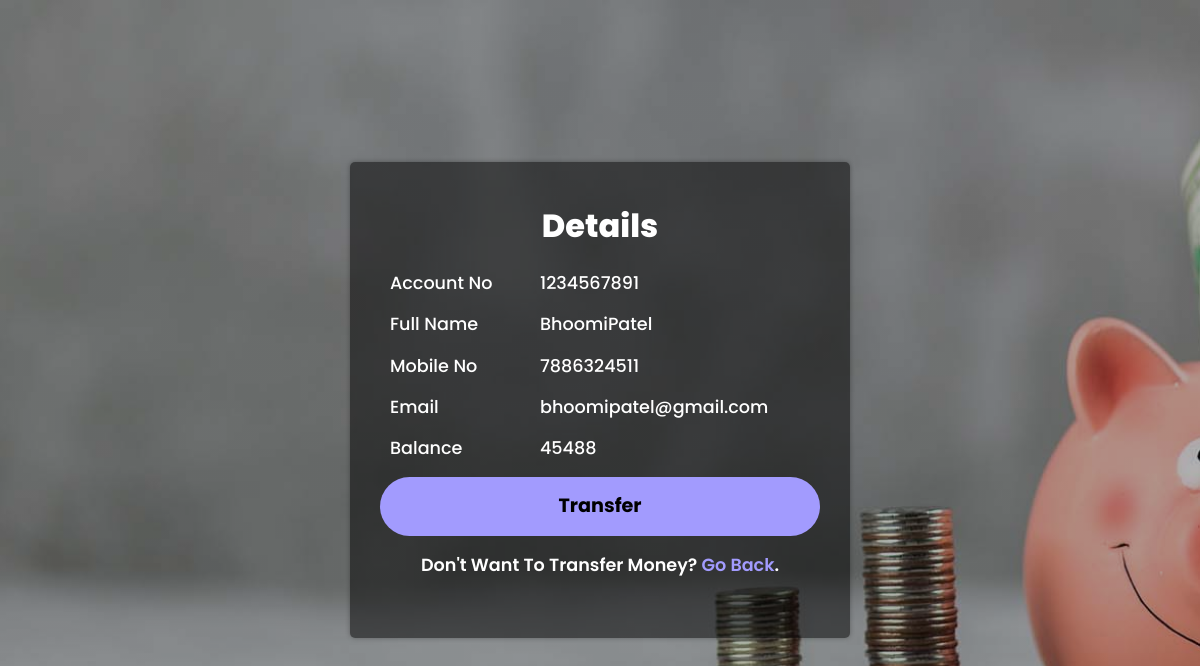
/cust_detail.php?id=1, run on the app's committed database.
### tables this page shows
CREATE TABLE `transfer_money` (
  `ID` int(255) NOT NULL,
  `account_no` int(15) NOT NULL,
  `first_name` varchar(20) NOT NULL,
  `last_name` varchar(20) NOT NULL,
  `mobile_no` varchar(10) NOT NULL,
  `email` varchar(255) NOT NULL,
  `balance` int(255) NOT NULL
);

### cust_detail.php (the view, shortened to what this page needs)
<?php
	include 'connection.php';
	$ids = $_GET['id'];
	$show = "SELECT * FROM transfer_money WHERE id='$ids'";
	$see = mysqli_query($conf, $show);
	$ans = mysqli_fetch_array($see);
?>
<!DOCTYPE html>
<html>
<head>
	    <link rel="stylesheet" type="text/css" href="CSS/style.css">
	    <link rel="stylesheet" href="https://maxcdn.bootstrapcdn.com/bootstrap/4.0.0/css/bootstrap.min.css">
	    <link rel="stylesheet" href="https://cdnjs.cloudflare.com/ajax/libs/font-awesome/4.7.0/css/font-awesome.min.css">
</head>
<body>
	<div class="signinup" style="width: 500px; background: rgba(0,0,0,0.5);">
		<p class="login-text" style="font-size: 2rem; font-weight: 800;">Details</p>
		<form action="" method="POST" class="login-email">
			<div class="form-row">
				<div class="col-4">
					<p class="text">Account No &nbsp;</p>
				</div>
				<div class="col-8">
					<p class="text"><?php echo $ans['account_no'] ?></p>
				</div>
			</div>
			<div class="form-row">
				<div class="col-4">
					<p class="text">Full Name &nbsp;</p>
				</div>
				<div class="col-8">
					<p class="text"><?php echo $ans['first_name'], $ans['last_name'] ?></p>
				</div>
			</div>
			<div class="form-row">
				<div class="col-4">
					<p class="text">Mobile No &nbsp;</p>
				</div>
				<div class="col-8">
					<p class="text"><?php echo $ans['mobile_no'] ?></p>
				</div>
			</div>
			<div class="form-row">
				<div class="col-4">
					<p class="text">Email &nbsp;</p>
				</div>
				<div class="col-8">
					<p class="text"><?php echo $ans['email'] ?></p>
				</div>
			</div>
			<div class="form-row">
				<div class="col-4">
					<p class="text">Balance &nbsp;</p>
				</div>
				<div class="col-8">
					<p class="text"><?php echo $ans['balance'] ?></p>
				</div>
			</div>
				<div class="input-group">
						<button name="submit" class="btn">
							<a href="transaction.php?id=<?php echo $ans['ID']; ?>"  style="text-decoration: none; color: black;">Transfer
							</a>
						</button>
				</div>
					<p class="login-register-text">Don't want to transfer Money?
						<a href="customers.php">Go Back</a>.
					</p>
		</form>
	</div>
</body>
</html>

### CSS/style.css (style rules this page uses)
* { margin: 0; padding: 0; box-sizing: border-box; font-family: 'poppins', sans serif; }
.signinup { width: 400px; min-height: 400px; background: rgba(0,0,0,0.4); border-radius: 5px; box-shadow: 0 0 5px rgba(0,0,0,.3); padding: 40px 30px; }
.signinup .login-text { color: white; font-weight: 500; font-size: 1.1rem; text-align: center; margin-bottom: 20px; display: block; text-transform: capitalize; }
.signinup .login-email .input-group { width: 100%; height: 50px; margin-bottom: 25px; }
.signinup .login-email .input-group .btn { display: block; width: 100%; padding: 15px 20px; text-align: center; border: none; background: #a29bfe; outline: none; border-radius: 30px; font-size: 1.2rem; color: black; cursor: pointer; transition: .3s; font-weight: bolder; }
.login-register-text { font-size: 1.1rem; text-align: center; margin-bottom: 20px; display: block; text-transform: capitalize; color: white; font-weight: 600; }
.login-register-text a { text-decoration: none; color: #a29bfe; }

### cust_detail.php (style rules this page uses)
body { width: 100%; min-height: 100vh; background-image: linear-gradient(rgba(0,0,0,.3), rgba(0,0,0,.3)), url(images/bg2.jpg); background-position: center; background-size: cover; display: flex; justify-content: center; align-items: center; }
.text { color: white; font-weight: 500; font-size: 1.1rem; display: block; margin-left: 10px; margin-bottom: 15px; justify-content: left; align-items: left; }

### data on the page
transfer_money: account_no "1234567891", first_name "Bhoomi", last_name "Patel", mobile_no "7886324511", email "bhoomipatel@gmail.com", balance "45488"
